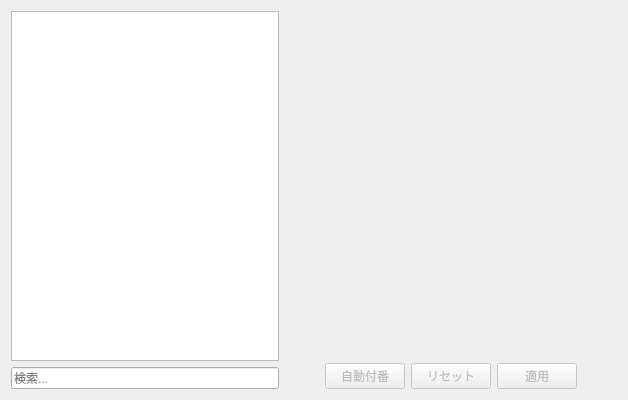
<?xml version="1.0" encoding="UTF-8"?>
<ui version="4.0">
 <class>ListTab</class>
 <widget class="QWidget" name="ListTab">
  <property name="geometry">
   <rect>
    <x>0</x>
    <y>0</y>
    <width>628</width>
    <height>400</height>
   </rect>
  </property>
  <property name="windowTitle">
   <string notr="true">Form</string>
  </property>
  <layout class="QHBoxLayout" name="horizontalLayout_2">
   <item>
    <layout class="QHBoxLayout" name="hl0">
     <item>
      <layout class="QVBoxLayout" name="verticalLayout">
       <item>
        <widget class="QListWidget" name="listWidget">
         <property name="minimumSize">
          <size>
           <width>200</width>
           <height>0</height>
          </size>
         </property>
        </widget>
       </item>
       <item>
        <layout class="QVBoxLayout" name="verticalLayout_2">
         <item>
          <widget class="QLineEdit" name="filterLineEdit">
           <property name="placeholderText">
            <string>検索...</string>
           </property>
          </widget>
         </item>
        </layout>
       </item>
      </layout>
     </item>
     <item>
      <layout class="QVBoxLayout" name="vl1">
       <item>
        <layout class="QHBoxLayout" name="form"/>
       </item>
       <item>
        <spacer name="verticalSpacer">
         <property name="orientation">
          <enum>Qt::Vertical</enum>
         </property>
         <property name="sizeHint" stdset="0">
          <size>
           <width>20</width>
           <height>40</height>
          </size>
         </property>
        </spacer>
       </item>
       <item>
        <layout class="QHBoxLayout" name="hl2_1">
         <item>
          <spacer name="horizontalSpacer">
           <property name="orientation">
            <enum>Qt::Horizontal</enum>
           </property>
           <property name="sizeHint" stdset="0">
            <size>
             <width>40</width>
             <height>20</height>
            </size>
           </property>
          </spacer>
         </item>
         <item>
          <widget class="QPushButton" name="autonumberingB">
           <property name="enabled">
            <bool>false</bool>
           </property>
           <property name="text">
            <string>自動付番</string>
           </property>
          </widget>
         </item>
         <item>
          <widget class="QPushButton" name="resetButton">
           <property name="enabled">
            <bool>false</bool>
           </property>
           <property name="text">
            <string>リセット</string>
           </property>
          </widget>
         </item>
         <item>
          <widget class="QPushButton" name="applyButton">
           <property name="enabled">
            <bool>false</bool>
           </property>
           <property name="text">
            <string>適用</string>
           </property>
          </widget>
         </item>
         <item>
          <spacer name="horizontalSpacer_2">
           <property name="orientation">
            <enum>Qt::Horizontal</enum>
           </property>
           <property name="sizeHint" stdset="0">
            <size>
             <width>40</width>
             <height>20</height>
            </size>
           </property>
          </spacer>
         </item>
        </layout>
       </item>
      </layout>
     </item>
    </layout>
   </item>
  </layout>
 </widget>
 <resources/>
 <connections/>
</ui>
